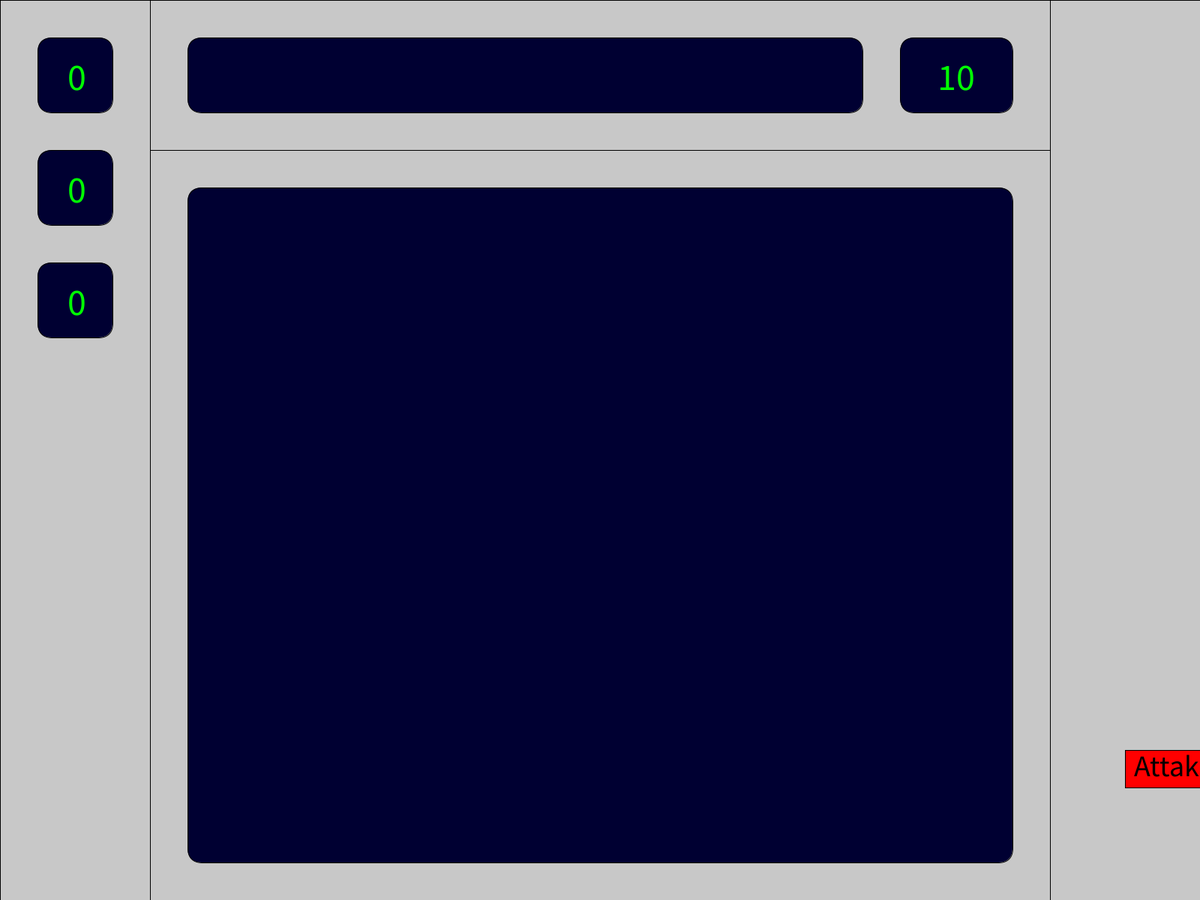
Frame 1 (no input)
Frame 60 (the mouse pressed at the canvas centre just before this capture): identical to frame 1, image omitted
Frame 120 (the mouse held since frame 60 and released just before this capture): identical to frame 1, image omitted

The Processing sketch that drew this single still picture (run headless with seeded random() and noise(); from frame 60 on, the mouse is pressed at the canvas centre):

// Processing sketch: RPG_GAME
// ── RPG_GAME.pde
int str = 0;
int dex = 0;
int cha = 0;

int healt = 10;

void setup() {
  fullScreen();
}

void draw() {
  background(0);

  fill(200);
  //left side pannel
  rect(0, 0, 200, height);
  //text box
  rect(200, 0, 1200, 200);
  //main screen
  rect(200, 200, 1200, height-200);
  //right side pannel
  rect(1400, 0, width-1400, height);

  fill(0, 0, 50);
  //main screen
  rect(250, 250, 1100, height-300, 20);
  //text screen
  rect(250, 50, 900, 100, 20);
  //health screen
  rect(1200, 50, 150, 100, 20);

  //stats bar (left sidebar)
  rect(50,50,100,100,20);
  rect(50,200,100,100,20);
  rect(50,350,100,100,20);
  
  fill(0,255,0);
  textSize(50);
  text(str, 90,120);
  text(dex, 90,270);
  text(cha, 90,420);
  text(healt, 1250, 120);
  
  button("Attak", 1500, 1000, 120, 50);
}

// ── Button.pde
boolean press = false;

boolean button(String name, int posX, int posY, int sizeX, int sizeY) {
  fill(255,0,0);
  if (mousePressed == true) {
    if (mouseButton == LEFT && mouseX > posX && mouseX < posX+sizeX && mouseY > posY && mouseY < posY+sizeY) {
      press = true;
      fill(0,255,0);
    }
  }
  
  rect(posX, posY, sizeX, sizeY);
  fill(0);
  textSize(sizeY * 0.8);
  text(name, posX + sizeX * 0.1, posY + sizeY * 0.7);
  return press;
}
